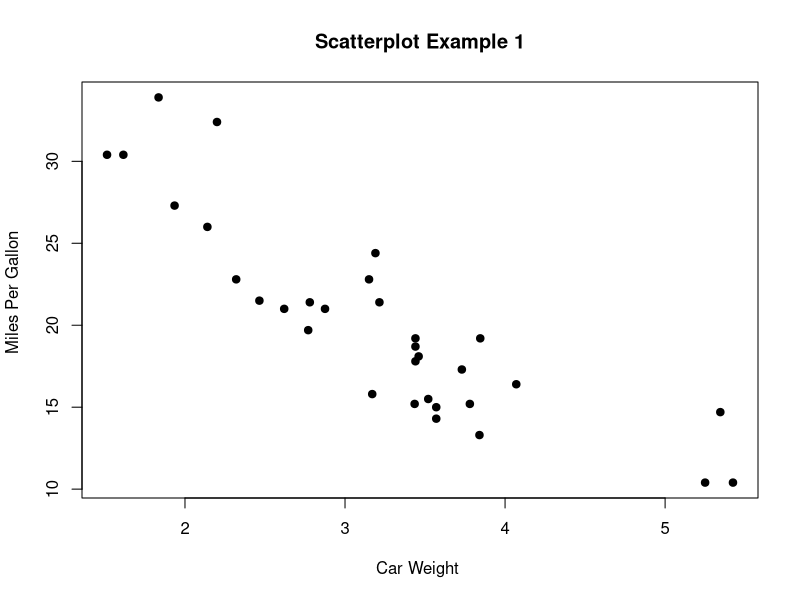
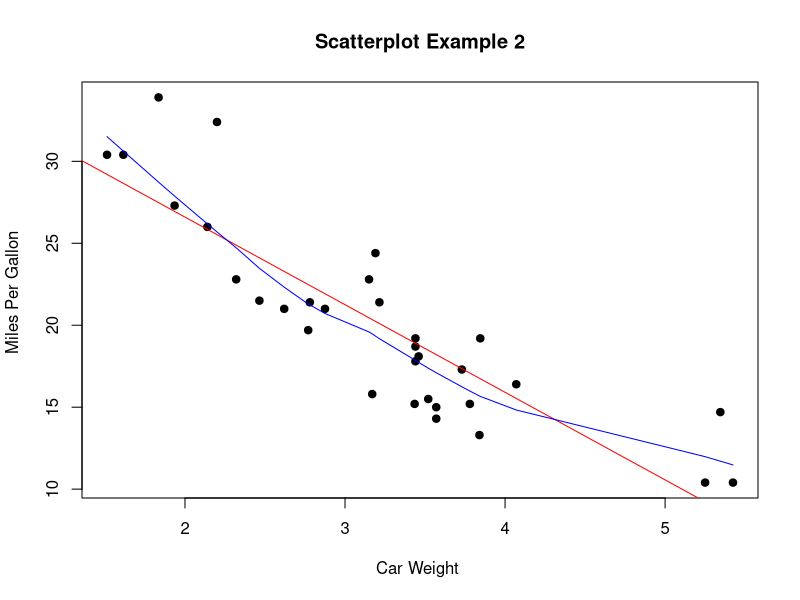
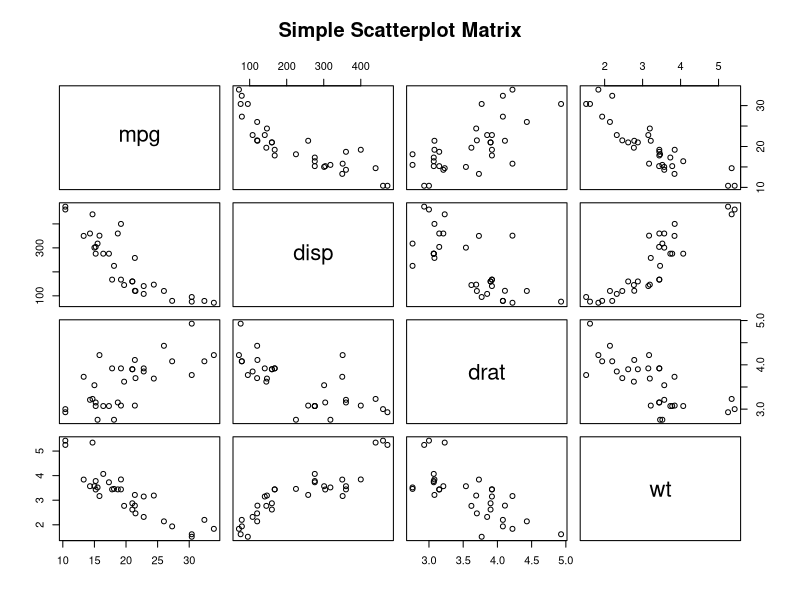

Here is the R script that generated these plots, in order:
attach(mtcars)

plot(wt, mpg, main="Scatterplot Example 1",
     xlab="Car Weight ", ylab="Miles Per Gallon ", pch=19)

plot(wt, mpg, main="Scatterplot Example 2",
     xlab="Car Weight ", ylab="Miles Per Gallon ", pch=19)

abline(lm(mpg~wt), col="red") # regression line (y~x) 
lines(lowess(wt,mpg), col="blue") # lowess line (x,y)

pairs(~mpg+disp+drat+wt,data=mtcars, 
      main="Simple Scatterplot Matrix")
